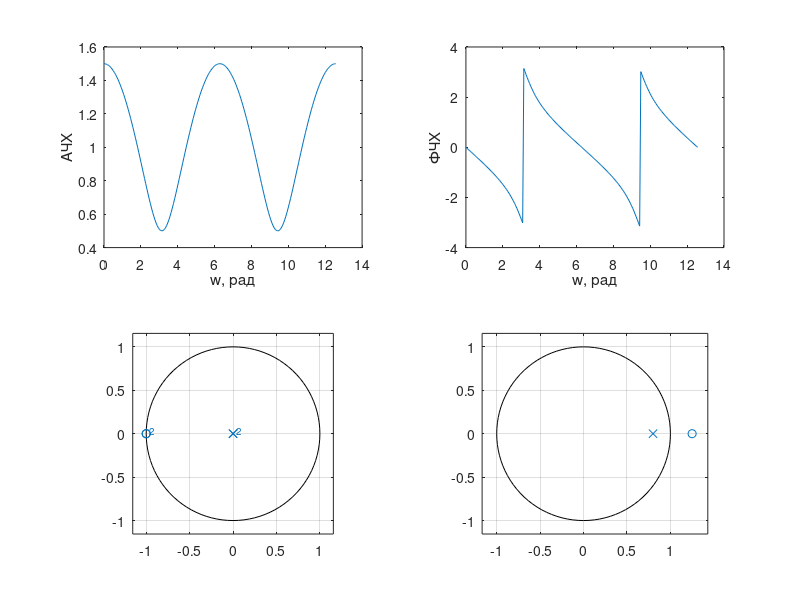

MATLAB code to generate this figure:
%first order
j = sqrt(-1);
w = 0:2*pi*0.01:2*pi*2;

a0 = 1;
a1 = -0.8;
b0 = 1;
b1 = -1.25;
A = [b0 a1];
B = [a0 b1];

%H1 = b0+b1*z^(-1)/1+a1*z^(-1);

%Frequency response

figure (1);

H1=(b0-b1.*exp(-j.*w))./(1+a1.*exp(-j.*w));
h1=abs(H1);
subplot(2,2,1);
plot(w,h1);
xlabel('w, рад');ylabel('АЧХ');

%Phase response

f1 = angle(H1);
subplot(2,2,2)
plot(w,f1);
xlabel('w, рад');ylabel('ФЧХ');

%Impulse response

[h1,n1]=impz(B,A); 
subplot(2,2,3);
stem(n1,h1);
xlabel('n');ylabel('h(n)');

%zeros and poles

num = [b0 b1];
den = [a0 a1];
subplot(2,2,4);
zplane(num, den); 

%second order

a0 = 1;
a1 = 0;
a2 = 0;
b0 = 0.5;
b1 = 1;
b2 = 0.5;

%H1 = b0+b1*z^(-1)+b2*z^(-2)/1+a1*z^(-1)+a2*z^(-2);

%Frequency response

figure (1);

H1=(b0+b1.*exp(-j.*w))./(1+a1.*exp(-j.*w));
h1=abs(H1);
subplot(2,2,1);
plot(w,h1);
xlabel('w, рад');ylabel('АЧХ');

%Phase response

f1 = angle(H1);
subplot(2,2,2)
plot(w,f1);
xlabel('w, рад');ylabel('ФЧХ');

%Impulse response

[h1,n1]=impz(B,A); 
subplot(2,2,3);
stem(n1,h1);
xlabel('n');ylabel('h(n)');


num = [b0 b1 b2];
den = [a0 a1 a2];
zplane(num, den) 

